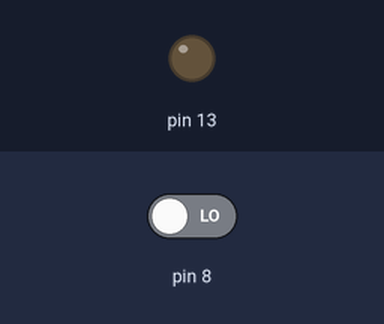
The sketch below on a simulated Arduino Uno, built with avr-gcc and run on an emulated ATmega328P. On the bench: output pins drawn as LEDs (lit = HIGH). Dashed ring = blinking. Inputs (shaded band) come from the test bench; at power-on: pin 8 LOW.

Above: at 1.2 s.
1.3 s: pin 8 driven HIGH
At 1.46 s:
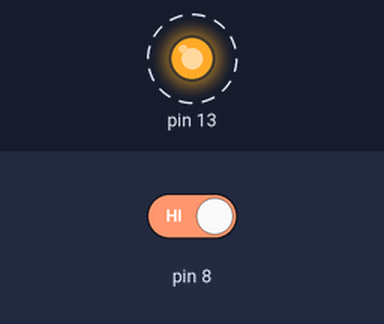
4.3 s: pin 8 driven LOW
At 5.3 s:
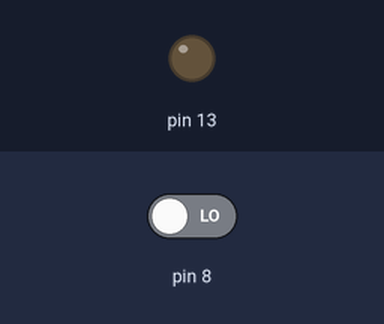
Timing chart, 0 to 7.3 s (numbered marks = the images above; inputs shaded):
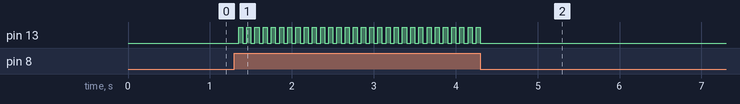

The sketch:

INTERUPTOR.ino
```cpp
boolean estado = LOW;
void setup() {

  pinMode(13, OUTPUT);
  pinMode(8, INPUT);

}

void loop() {

  boolean ler = digitalRead(8);
  if (ler == HIGH) {
    delay(50);
    estado = !estado;
    digitalWrite(13, estado);
  }

}
```

Measured:
- after the input at 1.3 s, pin 13: alternates HIGH for 0.05 s and LOW for 0.05 s, starting after 0.05 s
- after the input at 4.3 s, pin 13: goes on until 4.3 s, then stays LOW
